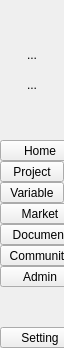
         <widget class="QWidget" name="wgLeftPanel" native="true">
          <property name="minimumSize">
           <size>
            <width>64</width>
            <height>0</height>
           </size>
          </property>
          <property name="maximumSize">
           <size>
            <width>64</width>
            <height>16777215</height>
           </size>
          </property>
          <layout class="QVBoxLayout" name="verticalLayout">
           <property name="spacing">
            <number>0</number>
           </property>
           <property name="leftMargin">
            <number>0</number>
           </property>
           <property name="topMargin">
            <number>0</number>
           </property>
           <property name="rightMargin">
            <number>0</number>
           </property>
           <property name="bottomMargin">
            <number>0</number>
           </property>
           <item>
            <spacer name="verticalSpacer_5">
             <property name="orientation">
              <enum>Qt::Orientation::Vertical</enum>
             </property>
             <property name="sizeHint" stdset="0">
              <size>
               <width>20</width>
               <height>40</height>
              </size>
             </property>
            </spacer>
           </item>
           <item>
            <widget class="QToolButton" name="tbOpenProject">
             <property name="sizePolicy">
              <sizepolicy hsizetype="Preferred" vsizetype="Fixed">
               <horstretch>0</horstretch>
               <verstretch>0</verstretch>
              </sizepolicy>
             </property>
             <property name="minimumSize">
              <size>
               <width>0</width>
               <height>30</height>
              </size>
             </property>
             <property name="text">
              <string>...</string>
             </property>
             <property name="icon">
              <iconset resource="../resource.qrc">
               <normaloff>:/icon/icons8_folder_64px.png</normaloff>:/icon/icons8_folder_64px.png</iconset>
             </property>
             <property name="iconSize">
              <size>
               <width>32</width>
               <height>32</height>
              </size>
             </property>
             <property name="autoRaise">
              <bool>true</bool>
             </property>
            </widget>
           </item>
           <item>
            <widget class="QToolButton" name="tbSaveProject">
             <property name="sizePolicy">
              <sizepolicy hsizetype="Preferred" vsizetype="Fixed">
               <horstretch>0</horstretch>
               <verstretch>0</verstretch>
              </sizepolicy>
             </property>
             <property name="minimumSize">
              <size>
               <width>0</width>
               <height>30</height>
              </size>
             </property>
             <property name="text">
              <string>...</string>
             </property>
             <property name="icon">
              <iconset resource="../resource.qrc">
               <normaloff>:/icon/save.png</normaloff>:/icon/save.png</iconset>
             </property>
             <property name="iconSize">
              <size>
               <width>32</width>
               <height>32</height>
              </size>
             </property>
             <property name="autoRaise">
              <bool>true</bool>
             </property>
            </widget>
           </item>
           <item>
            <spacer name="verticalSpacer_3">
             <property name="orientation">
              <enum>Qt::Orientation::Vertical</enum>
             </property>
             <property name="sizeHint" stdset="0">
              <size>
               <width>20</width>
               <height>40</height>
              </size>
             </property>
            </spacer>
           </item>
           <item>
            <widget class="QToolButton" name="tbHome">
             <property name="sizePolicy">
              <sizepolicy hsizetype="Preferred" vsizetype="Fixed">
               <horstretch>0</horstretch>
               <verstretch>0</verstretch>
              </sizepolicy>
             </property>
             <property name="minimumSize">
              <size>
               <width>80</width>
               <height>0</height>
              </size>
             </property>
             <property name="styleSheet">
              <string notr="true"/>
             </property>
             <property name="text">
              <string>Home</string>
             </property>
             <property name="icon">
              <iconset resource="../resource.qrc">
               <normaloff>:/icon/home_64px.png</normaloff>:/icon/home_64px.png</iconset>
             </property>
             <property name="checkable">
              <bool>false</bool>
             </property>
             <property name="checked">
              <bool>false</bool>
             </property>
             <property name="popupMode">
              <enum>QToolButton::ToolButtonPopupMode::DelayedPopup</enum>
             </property>
             <property name="toolButtonStyle">
              <enum>Qt::ToolButtonStyle::ToolButtonTextUnderIcon</enum>
             </property>
             <property name="autoRaise">
              <bool>false</bool>
             </property>
            </widget>
           </item>
           <item>
            <widget class="QToolButton" name="tbProject">
             <property name="sizePolicy">
              <sizepolicy hsizetype="Preferred" vsizetype="Fixed">
               <horstretch>0</horstretch>
               <verstretch>0</verstretch>
              </sizepolicy>
             </property>
             <property name="minimumSize">
              <size>
               <width>64</width>
               <height>0</height>
              </size>
             </property>
             <property name="text">
              <string>Project</string>
             </property>
             <property name="icon">
              <iconset resource="../resource.qrc">
               <normaloff>:/icon/project_64px.png</normaloff>:/icon/project_64px.png</iconset>
             </property>
             <property name="checkable">
              <bool>false</bool>
             </property>
             <property name="checked">
              <bool>false</bool>
             </property>
             <property name="popupMode">
              <enum>QToolButton::ToolButtonPopupMode::DelayedPopup</enum>
             </property>
             <property name="toolButtonStyle">
              <enum>Qt::ToolButtonStyle::ToolButtonTextUnderIcon</enum>
             </property>
             <property name="autoRaise">
              <bool>false</bool>
             </property>
            </widget>
           </item>
           <item>
            <widget class="QToolButton" name="tbVariable">
             <property name="sizePolicy">
              <sizepolicy hsizetype="Preferred" vsizetype="Fixed">
               <horstretch>0</horstretch>
               <verstretch>0</verstretch>
              </sizepolicy>
             </property>
             <property name="minimumSize">
              <size>
               <width>64</width>
               <height>0</height>
              </size>
             </property>
             <property name="styleSheet">
              <string notr="true"/>
             </property>
             <property name="text">
              <string>Variable</string>
             </property>
             <property name="icon">
              <iconset resource="../resource.qrc">
               <normaloff>:/icon/variable_64px.png</normaloff>:/icon/variable_64px.png</iconset>
             </property>
             <property name="popupMode">
              <enum>QToolButton::ToolButtonPopupMode::DelayedPopup</enum>
             </property>
             <property name="toolButtonStyle">
              <enum>Qt::ToolButtonStyle::ToolButtonTextUnderIcon</enum>
             </property>
             <property name="autoRaise">
              <bool>false</bool>
             </property>
            </widget>
           </item>
           <item>
            <widget class="QToolButton" name="tbMarket">
             <property name="sizePolicy">
              <sizepolicy hsizetype="Preferred" vsizetype="Fixed">
               <horstretch>0</horstretch>
               <verstretch>0</verstretch>
              </sizepolicy>
             </property>
             <property name="minimumSize">
              <size>
               <width>80</width>
               <height>0</height>
              </size>
             </property>
             <property name="styleSheet">
              <string notr="true"/>
             </property>
             <property name="text">
              <string>Market</string>
             </property>
             <property name="icon">
              <iconset resource="../resource.qrc">
               <normaloff>:/icon/shopping_cart_promotion_64px.png</normaloff>:/icon/shopping_cart_promotion_64px.png</iconset>
             </property>
             <property name="popupMode">
              <enum>QToolButton::ToolButtonPopupMode::DelayedPopup</enum>
             </property>
             <property name="toolButtonStyle">
              <enum>Qt::ToolButtonStyle::ToolButtonTextUnderIcon</enum>
             </property>
             <property name="autoRaise">
              <bool>false</bool>
             </property>
            </widget>
           </item>
           <item>
            <widget class="QToolButton" name="tbDocument">
             <property name="sizePolicy">
              <sizepolicy hsizetype="Preferred" vsizetype="Fixed">
               <horstretch>0</horstretch>
               <verstretch>0</verstretch>
              </sizepolicy>
             </property>
             <property name="minimumSize">
              <size>
               <width>80</width>
               <height>0</height>
              </size>
             </property>
             <property name="styleSheet">
              <string notr="true"/>
             </property>
             <property name="text">
              <string>Document</string>
             </property>
             <property name="icon">
              <iconset resource="../resource.qrc">
               <normaloff>:/icon/document_64px.png</normaloff>:/icon/document_64px.png</iconset>
             </property>
             <property name="popupMode">
              <enum>QToolButton::ToolButtonPopupMode::DelayedPopup</enum>
             </property>
             <property name="toolButtonStyle">
              <enum>Qt::ToolButtonStyle::ToolButtonTextUnderIcon</enum>
             </property>
             <property name="autoRaise">
              <bool>false</bool>
             </property>
            </widget>
           </item>
           <item>
            <widget class="QToolButton" name="tbCommunity">
             <property name="sizePolicy">
              <sizepolicy hsizetype="Preferred" vsizetype="Fixed">
               <horstretch>0</horstretch>
               <verstretch>0</verstretch>
              </sizepolicy>
             </property>
             <property name="minimumSize">
              <size>
               <width>80</width>
               <height>0</height>
              </size>
             </property>
             <property name="styleSheet">
              <string notr="true"/>
             </property>
             <property name="text">
              <string>Community</string>
             </property>
             <property name="icon">
              <iconset resource="../resource.qrc">
               <normaloff>:/icon/charity_64px.png</normaloff>:/icon/charity_64px.png</iconset>
             </property>
             <property name="popupMode">
              <enum>QToolButton::ToolButtonPopupMode::DelayedPopup</enum>
             </property>
             <property name="toolButtonStyle">
              <enum>Qt::ToolButtonStyle::ToolButtonTextUnderIcon</enum>
             </property>
             <property name="autoRaise">
              <bool>false</bool>
             </property>
            </widget>
           </item>
           <item>
            <widget class="QToolButton" name="tbAuthority">
             <property name="sizePolicy">
              <sizepolicy hsizetype="Preferred" vsizetype="Fixed">
               <horstretch>0</horstretch>
               <verstretch>0</verstretch>
              </sizepolicy>
             </property>
             <property name="minimumSize">
              <size>
               <width>80</width>
               <height>0</height>
              </size>
             </property>
             <property name="styleSheet">
              <string notr="true"/>
             </property>
             <property name="text">
              <string>Admin</string>
             </property>
             <property name="icon">
              <iconset resource="../resource.qrc">
               <normaloff>:/icon/account_64px.png</normaloff>:/icon/account_64px.png</iconset>
             </property>
             <property name="popupMode">
              <enum>QToolButton::ToolButtonPopupMode::DelayedPopup</enum>
             </property>
             <property name="toolButtonStyle">
              <enum>Qt::ToolButtonStyle::ToolButtonTextUnderIcon</enum>
             </property>
             <property name="autoRaise">
              <bool>false</bool>
             </property>
            </widget>
           </item>
           <item>
            <spacer name="verticalSpacer">
             <property name="orientation">
              <enum>Qt::Orientation::Vertical</enum>
             </property>
             <property name="sizeHint" stdset="0">
              <size>
               <width>20</width>
               <height>40</height>
              </size>
             </property>
            </spacer>
           </item>
           <item>
            <widget class="QToolButton" name="tbSetting">
             <property name="sizePolicy">
              <sizepolicy hsizetype="Preferred" vsizetype="Fixed">
               <horstretch>0</horstretch>
               <verstretch>0</verstretch>
              </sizepolicy>
             </property>
             <property name="minimumSize">
              <size>
               <width>80</width>
               <height>0</height>
              </size>
             </property>
             <property name="styleSheet">
              <string notr="true"/>
             </property>
             <property name="text">
              <string>Setting</string>
             </property>
             <property name="icon">
              <iconset resource="../resource.qrc">
               <normaloff>:/icon/settings_64px.png</normaloff>:/icon/settings_64px.png</iconset>
             </property>
             <property name="popupMode">
              <enum>QToolButton::ToolButtonPopupMode::DelayedPopup</enum>
             </property>
             <property name="toolButtonStyle">
              <enum>Qt::ToolButtonStyle::ToolButtonTextUnderIcon</enum>
             </property>
             <property name="autoRaise">
              <bool>false</bool>
             </property>
            </widget>
           </item>
          </layout>
         </widget>
